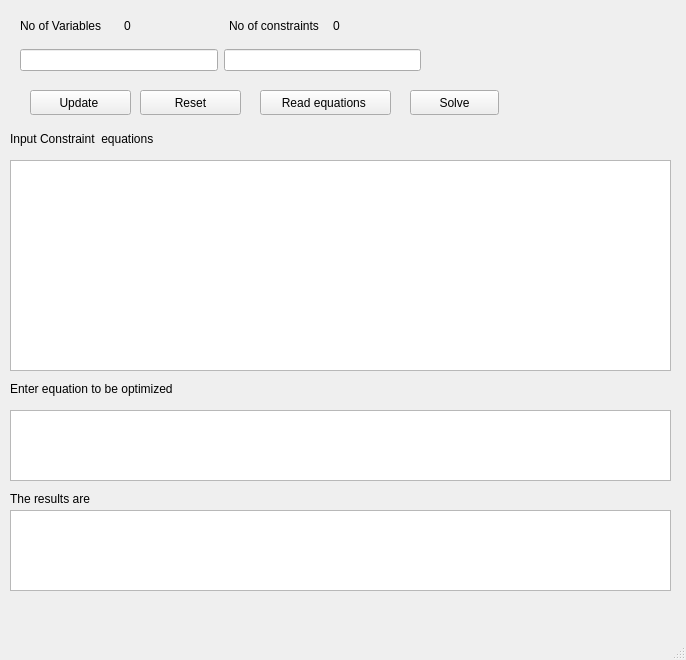
<?xml version="1.0" encoding="UTF-8"?>
<ui version="4.0">
 <class>Milp</class>
 <widget class="QMainWindow" name="Milp">
  <property name="geometry">
   <rect>
    <x>0</x>
    <y>0</y>
    <width>686</width>
    <height>660</height>
   </rect>
  </property>
  <property name="windowTitle">
   <string>MainWindow</string>
  </property>
  <widget class="QWidget" name="centralwidget">
   <widget class="QWidget" name="gridLayoutWidget">
    <property name="geometry">
     <rect>
      <x>20</x>
      <y>40</y>
      <width>401</width>
      <height>41</height>
     </rect>
    </property>
    <layout class="QGridLayout" name="gridLayout">
     <item row="0" column="0">
      <widget class="QLineEdit" name="variable_input">
       <property name="text">
        <string/>
       </property>
      </widget>
     </item>
     <item row="0" column="1">
      <widget class="QLineEdit" name="constraints_input">
       <property name="text">
        <string/>
       </property>
      </widget>
     </item>
    </layout>
   </widget>
   <widget class="QPushButton" name="update_inputs_btn">
    <property name="geometry">
     <rect>
      <x>30</x>
      <y>90</y>
      <width>101</width>
      <height>25</height>
     </rect>
    </property>
    <property name="text">
     <string>Update </string>
    </property>
   </widget>
   <widget class="QPushButton" name="reset_inputs_btn">
    <property name="geometry">
     <rect>
      <x>140</x>
      <y>90</y>
      <width>101</width>
      <height>25</height>
     </rect>
    </property>
    <property name="text">
     <string>Reset</string>
    </property>
   </widget>
   <widget class="QWidget" name="gridLayoutWidget_2">
    <property name="geometry">
     <rect>
      <x>20</x>
      <y>10</y>
      <width>411</width>
      <height>31</height>
     </rect>
    </property>
    <layout class="QGridLayout" name="gridLayout_2">
     <item row="0" column="1">
      <widget class="QLabel" name="variable_label">
       <property name="text">
        <string>0</string>
       </property>
      </widget>
     </item>
     <item row="0" column="0">
      <widget class="QLabel" name="label">
       <property name="text">
        <string>No of Variables</string>
       </property>
      </widget>
     </item>
     <item row="0" column="2">
      <widget class="QLabel" name="label_2">
       <property name="text">
        <string>No of constraints</string>
       </property>
      </widget>
     </item>
     <item row="0" column="3">
      <widget class="QLabel" name="constraints_label">
       <property name="text">
        <string>0</string>
       </property>
      </widget>
     </item>
    </layout>
   </widget>
   <widget class="QTableWidget" name="table_input">
    <property name="geometry">
     <rect>
      <x>10</x>
      <y>160</y>
      <width>661</width>
      <height>211</height>
     </rect>
    </property>
   </widget>
   <widget class="QPushButton" name="read_equations_btn">
    <property name="geometry">
     <rect>
      <x>260</x>
      <y>90</y>
      <width>131</width>
      <height>25</height>
     </rect>
    </property>
    <property name="text">
     <string>Read equations </string>
    </property>
   </widget>
   <widget class="QPushButton" name="solve_btn">
    <property name="geometry">
     <rect>
      <x>410</x>
      <y>90</y>
      <width>89</width>
      <height>25</height>
     </rect>
    </property>
    <property name="text">
     <string>Solve</string>
    </property>
   </widget>
   <widget class="QTableWidget" name="tableWidget">
    <property name="geometry">
     <rect>
      <x>10</x>
      <y>410</y>
      <width>661</width>
      <height>71</height>
     </rect>
    </property>
   </widget>
   <widget class="QLabel" name="label_3">
    <property name="geometry">
     <rect>
      <x>10</x>
      <y>130</y>
      <width>231</width>
      <height>17</height>
     </rect>
    </property>
    <property name="text">
     <string>Input Constraint  equations </string>
    </property>
   </widget>
   <widget class="QLabel" name="label_4">
    <property name="geometry">
     <rect>
      <x>10</x>
      <y>380</y>
      <width>271</width>
      <height>17</height>
     </rect>
    </property>
    <property name="text">
     <string>Enter equation to be optimized</string>
    </property>
   </widget>
   <widget class="QLabel" name="label_5">
    <property name="geometry">
     <rect>
      <x>10</x>
      <y>490</y>
      <width>221</width>
      <height>17</height>
     </rect>
    </property>
    <property name="text">
     <string>The results are </string>
    </property>
   </widget>
   <widget class="QTableWidget" name="tableWidget_2">
    <property name="geometry">
     <rect>
      <x>10</x>
      <y>510</y>
      <width>661</width>
      <height>81</height>
     </rect>
    </property>
   </widget>
  </widget>
  <widget class="QMenuBar" name="menubar">
   <property name="geometry">
    <rect>
     <x>0</x>
     <y>0</y>
     <width>686</width>
     <height>22</height>
    </rect>
   </property>
  </widget>
  <widget class="QStatusBar" name="statusbar"/>
 </widget>
 <resources/>
 <connections/>
</ui>
